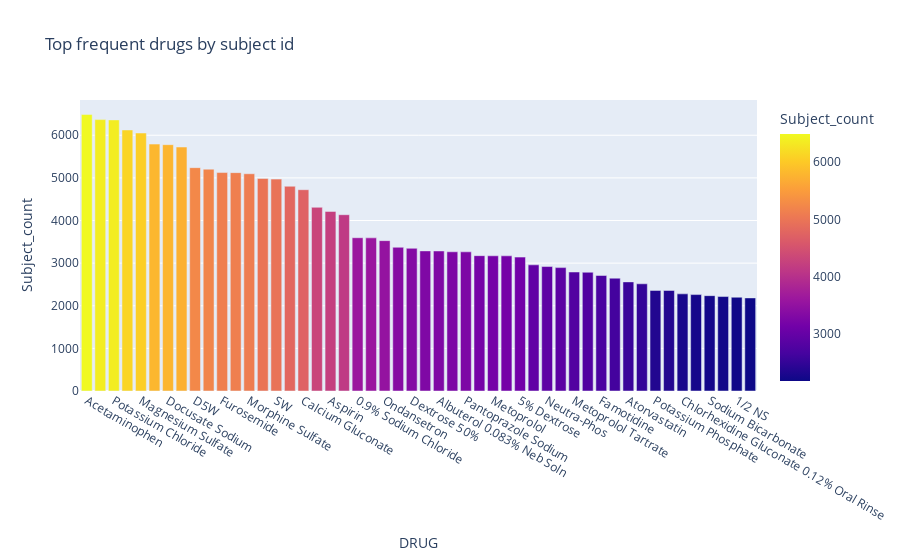

Notebook cell for this chart:
### Code cell
# Crear el gráfico de barras utilizando Plotly Express
fig = px.bar(conteo_sid_por_icd9_code_ordenado[:50], x=name, y='Subject_count', color='Subject_count', title='Top frequent drugs by subject id')

# Mostrar el gráfico
fig.show()

### Figure 1 — Plotly figure (JSON) as saved in the notebook; plotly's stock layout.template omitted (floating-point values rounded to 4 significant figures)
{"data": [{"alignmentgroup": "True", "hovertemplate": "DRUG=%{x}<br>Subject_count=%{marker.color}<extra></extra>", "legendgroup": "", "marker": {"color": [6486, 6367, 6361, 6124, 6053, 5793, 5779, 5724, 5240, 5205, 5125, 5123, 5097, 4987, 4971, 4804, 4723, 4310, 4213, 4136, 3596, 3593, 3528, 3372, 3348, 3287, 3285, 3266, 3265, 3175, 3172, 3171, 3141, 2960, 2920, 2895, 2792, 2786, 2710, 2647, 2560, 2515, 2360, 2359, 2279, 2262, 2237, 2216, 2200, 2184], "coloraxis": "coloraxis", "pattern": {"shape": ""}}, "name": "", "offsetgroup": "", "orientation": "v", "showlegend": false, "textposition": "auto", "type": "bar", "x": ["Acetaminophen", "Sodium Chloride 0.9%  Flush", "Potassium Chloride", "Heparin", "Magnesium Sulfate", "Insulin", "Docusate Sodium", "Iso-Osmotic Dextrose", "D5W", "NS", "Furosemide", "Pantoprazole", "Morphine Sulfate", "Senna", "SW", "Bisacodyl", "Calcium Gluconate", "Lorazepam", "Aspirin", "Vial", "0.9% Sodium Chloride", "Fentanyl Citrate", "Ondansetron", "Vancomycin", "Dextrose 50%", "Propofol", "Albuterol 0.083% Neb Soln", "Levofloxacin", "Pantoprazole Sodium", "Docusate Sodium (Liquid)", "Metoprolol", "Ipratropium Bromide Neb", "5% Dextrose", "Oxycodone-Acetaminophen", "Neutra-Phos", "LR", "Metoprolol Tartrate", "Heparin Sodium", "Famotidine", "D5 1/2NS", "Atorvastatin", "Lisinopril", "Potassium Phosphate", "Metoclopramide", "Chlorhexidine Gluconate 0.12% Oral Rinse", "Warfarin", "Sodium Bicarbonate", "Multivitamins", "1/2 NS", "HYDROmorphone (Dilaudid)"], "xaxis": "x", "y": [6486, 6367, 6361, 6124, 6053, 5793, 5779, 5724, 5240, 5205, 5125, 5123, 5097, 4987, 4971, 4804, 4723, 4310, 4213, 4136, 3596, 3593, 3528, 3372, 3348, 3287, 3285, 3266, 3265, 3175, 3172, 3171, 3141, 2960, 2920, 2895, 2792, 2786, 2710, 2647, 2560, 2515, 2360, 2359, 2279, 2262, 2237, 2216, 2200, 2184], "yaxis": "y"}], "layout": {"barmode": "relative", "coloraxis": {"colorbar": {"title": {"text": "Subject_count"}}, "colorscale": [[0, "#0d0887"], [0.1111, "#46039f"], [0.2222, "#7201a8"], [0.3333, "#9c179e"], [0.4444, "#bd3786"], [0.5556, "#d8576b"], [0.6667, "#ed7953"], [0.7778, "#fb9f3a"], [0.8889, "#fdca26"], [1, "#f0f921"]]}, "legend": {"tracegroupgap": 0}, "title": {"text": "Top frequent drugs by subject id"}, "xaxis": {"anchor": "y", "domain": [0, 1], "title": {"text": "DRUG"}}, "yaxis": {"anchor": "x", "domain": [0, 1], "title": {"text": "Subject_count"}}}}
